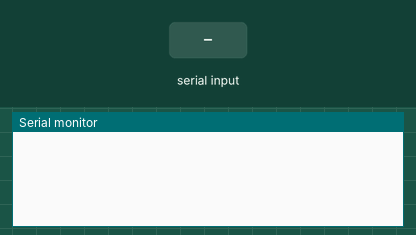
This sketch was run on a simulated Arduino Uno, built with avr-gcc and run on an emulated ATmega328P. On the bench: the last lines printed to the serial monitor. The test bench sets the inputs (shaded band).

Above: at 1.2 s.
1.3 s: "90,45\n" received over Serial
At 3.2 s:
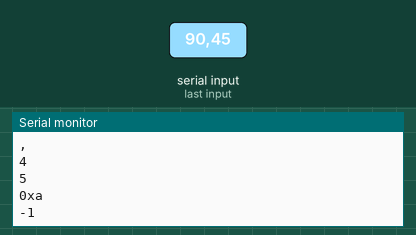
3.8 s: "30,150\n" received over Serial
At 6.3 s:
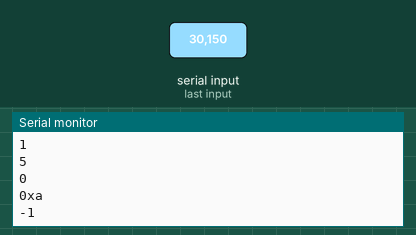
Timing chart, 0 to 7.8 s (numbered marks = the images above; inputs shaded):
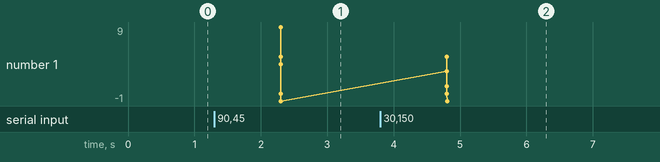

The sketch:

test_serial_input.ino
```cpp
#include <ctype.h>
#include <stdio.h>

void setup() {
  // put your setup code here, to run once:
  Serial.begin(115200);
  while (!Serial);
#ifdef ARDUINO_UNOR4_WIFI
  delay(1000); // It requires at least 600 ms to complete Serial initialization.
#endif
}

void loop() {
#if 0
  // Serial.readString
  if (Serial.available()) {
    String s = Serial.readString();
    Serial.print(s);
  }
#else
  // Serial.readBytes
  if (Serial.available()) {
    char s[256];
    memset(s, -1, sizeof(s)); // fill 0xff

    int len = Serial.readBytes(s, sizeof(s)); // it is not terminated by `\0`
    Serial.println("len = " + String(len));

    for (int i = 0; i < len; i++) {
      char c = s[i];
      if (!iscntrl(c) && isprint(c)) {
        Serial.print(c);
      }
      else {
        Serial.print("0x" + String(c, HEX));
      }
      Serial.println();
    }
    Serial.println((int)s[len+1]);
    sscanf(s, "%d", &len);
  }
#endif
}
```

Measured:
- after the input at 1.3 s, the serial monitor: prints a new line after 1.0 s (image 1)
- after the input at 3.8 s, the serial monitor: prints a new line after 1.0 s (image 2)
